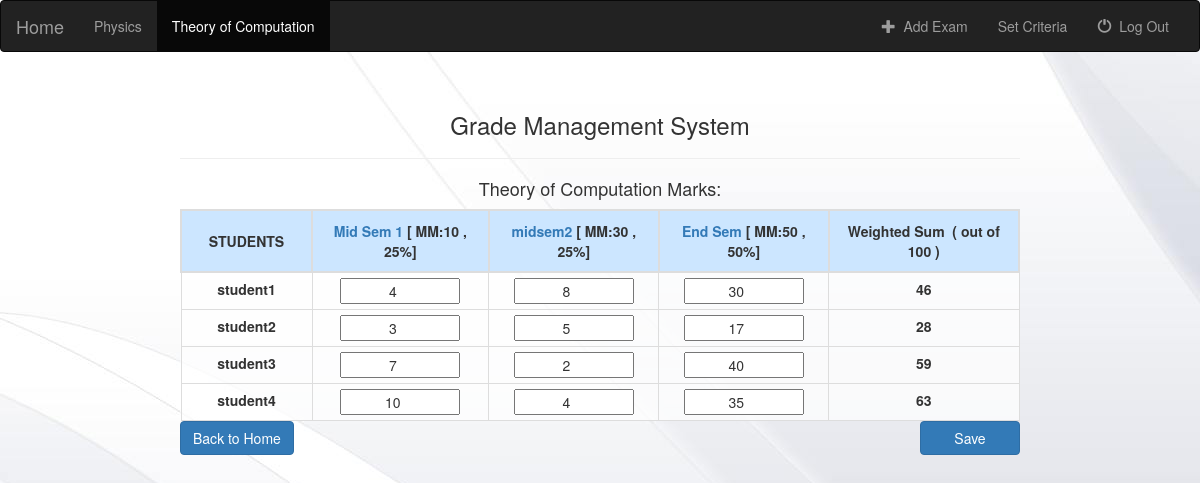
/authenticated/2/ (signed in), run on the app's committed database.
### gms/models.py (models this page shows)
class Courses(models.Model):
	course_name = models.CharField(max_length=30)
	credit = models.PositiveSmallIntegerField(default=3)
	faculty = models.ForeignKey('Faculty',on_delete=models.PROTECT,null=True)
	students = models.ManyToManyField('Student')
	a = models.PositiveSmallIntegerField(default=80)
	b = models.PositiveSmallIntegerField(default=60)
	c = models.PositiveSmallIntegerField(default=40)
	d = models.PositiveSmallIntegerField(default=20)
	def __str__(self):
		return self.course_name

class Exam(models.Model):
	name = models.CharField(max_length=30)
 	total_marks = models.IntegerField(default=0)
 	course = models.ForeignKey(Courses,on_delete=models.CASCADE,null=True)
 	weightage = models.IntegerField(default=0)
 	def __str__(self):
		return self.name

class Student(md.User):
	def __str__(self):
		return self.username

class Result(models.Model):
	exam = models.ForeignKey(Exam,on_delete=models.CASCADE,null=True)
	course = models.ForeignKey(Courses,on_delete=models.CASCADE,null=True)
	student = models.ForeignKey(Student,on_delete=models.CASCADE,null=True)
	gained_marks = models.IntegerField(default=0)
	def __str__(self):
		return str(self.course)+' '+str(self.exam)+' '+str(self.student)

class Total_Marks(models.Model):
	course = models.ForeignKey(Courses,on_delete=models.CASCADE,null=True)
	student = models.ForeignKey(Student,on_delete=models.CASCADE,null=True)
	total_marks = models.IntegerField(default=0)
	def __str__(self):
		return str(self.course)+' '+str(self.student)

### gms/views.py (the view)
# urls.py: url(r'^authenticated/(?P<course_no>[0-9]+)/$',course,name='course'),
@cache_control(no_cache=True, must_revalidate=True, no_store=True)
def course(request,course_no):
	if request.method=="POST":
		if request.user.is_authenticated():
			try:
				userTemp=Faculty.objects.get(username=request.user.username,password=request.user.password)
			except Faculty.DoesNotExist:
				return redirect('/logout/')
			courses=userTemp.courses_set.all()
			course=courses[int(course_no)-1]
			for std in course.students.all():
				total_marks=std.total_marks_set.get(course=course)
				total_marks.total_marks=0.0
				for exam1 in course.exam_set.all():
					marks=request.POST[std.username+"_"+exam1.name]
					result=Result.objects.get(student=std,exam=exam1,course=course)
					result.gained_marks=marks
					result.save()
					total_marks.total_marks+=float(marks)*(float(exam1.weightage))/(float(exam1.total_marks))
					total_marks.save()
			return redirect('/authenticated/'+str(course_no)+'/')
	else:
		if request.user.is_authenticated():
			try:
				userTemp=Faculty.objects.get(username=request.user.username,password=request.user.password)
			except Faculty.DoesNotExist:
				return redirect('/logout/')
			courses=userTemp.courses_set.all()
			course=courses[int(course_no)-1]
			total=0
			for std in Student.objects.all():
				for c in std.courses_set.all():
					try:
						r=Total_Marks.objects.get(student=std,course=c)
					except Total_Marks.DoesNotExist:
						r=Total_Marks(student=std,course=c)
						r.save()
			for exam in course.exam_set.all():
				total+=exam.weightage
			for std in course.students.all():
				for exam1 in course.exam_set.all():
					try:
						r=Result.objects.get(student=std,exam=exam1,course=course)
					except Result.DoesNotExist:
						r=Result(student=std,exam=exam1,course=course,gained_marks=0)
						r.save()
			results=Result.objects.filter(course=course)
			print course.exam_set.all
			return render(request,"course.html",{'total':total,'faculty':userTemp, 'course1':course,'course_no':int(course_no),'result':results})
		else:
			return redirect('/logout/')

### gms/template/course.html (shortened to what this page needs)
<!DOCTYPE html>
<html>
<head>
</head>
<body>
	{% load staticfiles %}
	<link rel="stylesheet" href="https://maxcdn.bootstrapcdn.com/bootstrap/3.3.6/css/bootstrap.min.css">
	<link rel="stylesheet" type="text/css" href="{% static 'gms/style.css' %}"/>
	<nav class="navbar navbar-inverse">
		<div class="container-fluid">
		<div class="navbar-header">
			<a class="navbar-brand" href="/authenticated/">Home</a>
		</div>
		<div class="collapse navbar-collapse" id="topNavBar">
			<ul class="nav navbar-nav">
				{% for courses in faculty.courses_set.all %}
				{%if forloop.counter == course_no%}
				<li class="active">
				{%else%}
				<li class="">
				{%endif%}
					<a href="/authenticated/{{forloop.counter}}">{{courses.course_name}}</a>
				</li>
				{%  endfor %}
			</ul>
			<ul class="nav navbar-nav navbar-right">
				<li class="">
					<a href='/authenticated/{{course_no}}/addexam'>
						<span class="glyphicon glyphicon-plus" aria-hidden="true"></span>&nbsp;
						Add Exam
					</a>
				</li>
				<li class="">
					<a href="/authenticated/{{course_no}}/setcriteria">
						Set Criteria
					</a>
				</li>
				<li class="">
					<a href="/logout/">
						<span class="glyphicon glyphicon-off" aria-hidden="true"></span>&nbsp;
						Log Out
					</a>
				</li>
			</ul>
		</div>
		</div>
	</nav>
<br>
<div style="width:70%; margin:0 auto;">
	<form action="/authenticated/{{course_no}}/" method="POST" id="updatemarks_form">
		<h3 style="text-align: center;"> Grade Management System </h3>
		<hr >
		<h4 style="text-align: center;"> {{course1}} Marks: </h4>
		<div style=" overflow-x: auto;">
			<table>
				<tr style="background:#cce6ff">
					<th>STUDENTS</th>
					{%for exam in course1.exam_set.all%}
						<th><a href='/authenticated/{{course_no}}/{{exam.id}}'> {{exam.name}}</a>  [ MM:{{exam.total_marks}} , {{exam.weightage}}%]</th>
					{%endfor%}
					<th>Weighted Sum &nbsp( out of {{total}} )</th>
				</tr>
				{%for student in course1.students.all%}
				   	<tr>
				   		<td><label>{{student}}</label></td>
					    {%for exam in course1.exam_set.all%}
					        <td>
					        	{% for r in result %}
					        		{% if r.exam == exam and r.student == student %}
				        				{% with marks=r.gained_marks %}
										    <input style="text-align: center;" value="{{marks}}" type="number" name="{{student}}_{{exam}}" min="0" max="{{exam.total_marks}}" required>
										{% endwith %}
					        		{% endif %}
					        	{% endfor %}
					       	</td>
					    {%endfor%}
					    {%for total_marks in student.total_marks_set.all%}
					    	{% if total_marks.course == course1 %}
					    		<td><label>{{total_marks.total_marks}}</label></td>
					    	{% endif %}
					    {%endfor%}
				    </tr>
			    {%endfor%}
			</table>
		</div>
		<button class="btn btn-primary" type="submit" onclick="myFunction()" style="float: right;width: 100px;" >  Save  </button>
		<a href="/authenticated/" style="float: left;"  class="btn btn-primary">Back to Home</a>
	</form>
</div>
</body>
</html>

### gms/static/gms/style.css (style rules this page uses)
body { background :white url("images/bg.jpg"); }
table, td { background: rgba(255,255,255,0.5); table-layout: auto; border: 1px solid #ddd; text-align: center; }
th { table-layout: auto; border: 2px solid #ddd; text-align: center; padding: 10px; }
table { border-collapse: collapse; width: 100%; }
td { padding: 5px; }
label { width: 120px; }
input { width: 120px; }

### data on the page
Courses: course_name "Physics"
Courses: course_name "Theory of Computation"
Exam: name "Mid Sem 1", total_marks "10", weightage "25"
Exam: name "midsem2", total_marks "30", weightage "25"
Exam: name "End Sem", total_marks "50", weightage "50"
Student: username "student1"
Result: gained_marks "4"
Result: gained_marks "8"
Result: gained_marks "30"
Total_Marks: total_marks "46"
Student: username "student2"
Result: gained_marks "3"
Result: gained_marks "5"
Result: gained_marks "17"
Total_Marks: total_marks "28"
Student: username "student3"
Result: gained_marks "7"
Result: gained_marks "2"
Result: gained_marks "40"
Total_Marks: total_marks "59"
Student: username "student4"
Result: gained_marks "4"
Result: gained_marks "35"
Total_Marks: total_marks "63"

### other printed values
{{ total }} "100"
